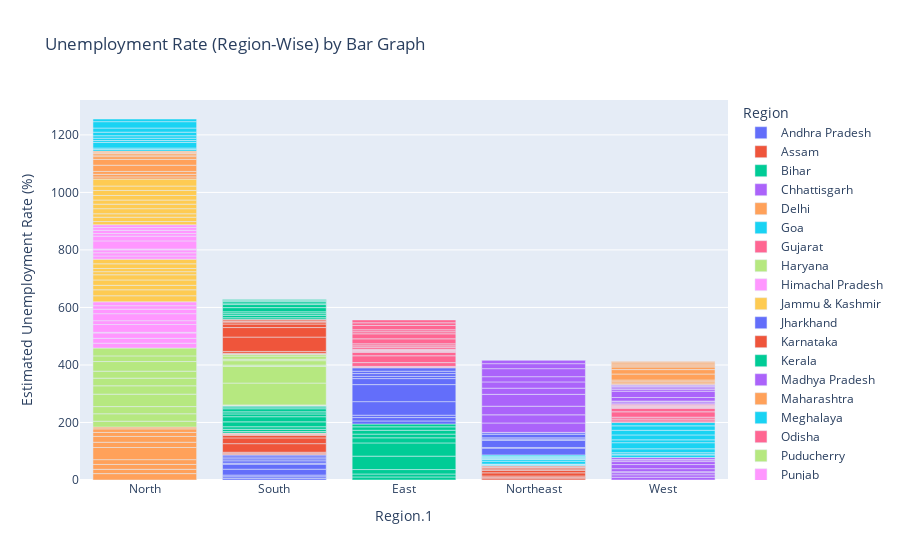

The cell this chart's notebook holds for it:
### Code cell
fgr=pix.bar(df,x='Region.1',y=' Estimated Unemployment Rate (%)',color='Region',
          title='Unemployment Rate (Region-Wise) by Bar Graph',template='plotly')
fgr.update_layout(xaxis={'categoryorder':'total descending'})
fgr.show()

### Figure 1 — Plotly figure (JSON) as saved in the notebook; plotly's stock layout.template omitted (floating-point values rounded to 4 significant figures)
{"data": [{"alignmentgroup": "True", "hovertemplate": "Region=Andhra Pradesh<br>Region.1=%{x}<br> Estimated Unemployment Rate (%)=%{y}<extra></extra>", "legendgroup": "Andhra Pradesh", "marker": {"color": "#636efa", "pattern": {"shape": ""}}, "name": "Andhra Pradesh", "offsetgroup": "Andhra Pradesh", "orientation": "v", "showlegend": true, "textposition": "auto", "type": "bar", "x": ["South", "South", "South", "South", "South", "South", "South", "South", "South", "South"], "xaxis": "x", "y": [5.48, 5.83, 5.79, 20.51, 17.43, 3.31, 8.34, 6.96, 6.4, 6.59], "yaxis": "y"}, {"alignmentgroup": "True", "hovertemplate": "Region=Assam<br>Region.1=%{x}<br> Estimated Unemployment Rate (%)=%{y}<extra></extra>", "legendgroup": "Assam", "marker": {"color": "#EF553B", "pattern": {"shape": ""}}, "name": "Assam", "offsetgroup": "Assam", "orientation": "v", "showlegend": true, "textposition": "auto", "type": "bar", "x": ["Northeast", "Northeast", "Northeast", "Northeast", "Northeast", "Northeast", "Northeast", "Northeast", "Northeast", "Northeast"], "xaxis": "x", "y": [4.66, 4.41, 4.77, 11.06, 9.55, 0.6, 3.77, 5.53, 1.19, 3.02], "yaxis": "y"}, {"alignmentgroup": "True", "hovertemplate": "Region=Bihar<br>Region.1=%{x}<br> Estimated Unemployment Rate (%)=%{y}<extra></extra>", "legendgroup": "Bihar", "marker": {"color": "#00cc96", "pattern": {"shape": ""}}, "name": "Bihar", "offsetgroup": "Bihar", "orientation": "v", "showlegend": true, "textposition": "auto", "type": "bar", "x": ["East", "East", "East", "East", "East", "East", "East", "East", "East", "East"], "xaxis": "x", "y": [10.61, 10.29, 15.43, 46.64, 45.96, 17.82, 12.79, 13.44, 11.91, 9.82], "yaxis": "y"}, {"alignmentgroup": "True", "hovertemplate": "Region=Chhattisgarh<br>Region.1=%{x}<br> Estimated Unemployment Rate (%)=%{y}<extra></extra>", "legendgroup": "Chhattisgarh", "marker": {"color": "#ab63fa", "pattern": {"shape": ""}}, "name": "Chhattisgarh", "offsetgroup": "Chhattisgarh", "orientation": "v", "showlegend": true, "textposition": "auto", "type": "bar", "x": ["West", "West", "West", "West", "West", "West", "West", "West", "West", "West"], "xaxis": "x", "y": [9.65, 8.38, 7.54, 3.41, 10.5, 14.23, 10.27, 5.63, 1.96, 6.62], "yaxis": "y"}, {"alignmentgroup": "True", "hovertemplate": "Region=Delhi<br>Region.1=%{x}<br> Estimated Unemployment Rate (%)=%{y}<extra></extra>", "legendgroup": "Delhi", "marker": {"color": "#FFA15A", "pattern": {"shape": ""}}, "name": "Delhi", "offsetgroup": "Delhi", "orientation": "v", "showlegend": true, "textposition": "auto", "type": "bar", "x": ["North", "North", "North", "North", "North", "North", "North", "North", "North", "North"], "xaxis": "x", "y": [22.23, 14.84, 17.04, 16.68, 42.27, 18.19, 20.3, 13.79, 12.53, 6.27], "yaxis": "y"}, {"alignmentgroup": "True", "hovertemplate": "Region=Goa<br>Region.1=%{x}<br> Estimated Unemployment Rate (%)=%{y}<extra></extra>", "legendgroup": "Goa", "marker": {"color": "#19d3f3", "pattern": {"shape": ""}}, "name": "Goa", "offsetgroup": "Goa", "orientation": "v", "showlegend": true, "textposition": "auto", "type": "bar", "x": ["West", "West", "West", "West", "West", "West", "West", "West", "West", "West"], "xaxis": "x", "y": [8.89, 2.81, 5.25, 13.31, 21.25, 9.96, 17.07, 16.21, 15.38, 11.54], "yaxis": "y"}, {"alignmentgroup": "True", "hovertemplate": "Region=Gujarat<br>Region.1=%{x}<br> Estimated Unemployment Rate (%)=%{y}<extra></extra>", "legendgroup": "Gujarat", "marker": {"color": "#FF6692", "pattern": {"shape": ""}}, "name": "Gujarat", "offsetgroup": "Gujarat", "orientation": "v", "showlegend": true, "textposition": "auto", "type": "bar", "x": ["West", "West", "West", "West", "West", "West", "West", "West", "West", "West"], "xaxis": "x", "y": [5.54, 6.38, 6.66, 18.71, 12.11, 3.2, 1.84, 1.87, 3.42, 4.03], "yaxis": "y"}, {"alignmentgroup": "True", "hovertemplate": "Region=Haryana<br>Region.1=%{x}<br> Estimated Unemployment Rate (%)=%{y}<extra></extra>", "legendgroup": "Haryana", "marker": {"color": "#B6E880", "pattern": {"shape": ""}}, "name": "Haryana", "offsetgroup": "Haryana", "orientation": "v", "showlegend": true, "textposition": "auto", "type": "bar", "x": ["North", "North", "North", "North", "North", "North", "North", "North", "North", "North"], "xaxis": "x", "y": [20.34, 25.77, 25.05, 43.22, 29.02, 26.7, 24.18, 33.5, 19.68, 27.31], "yaxis": "y"}, {"alignmentgroup": "True", "hovertemplate": "Region=Himachal Pradesh<br>Region.1=%{x}<br> Estimated Unemployment Rate (%)=%{y}<extra></extra>", "legendgroup": "Himachal Pradesh", "marker": {"color": "#FF97FF", "pattern": {"shape": ""}}, "name": "Himachal Pradesh", "offsetgroup": "Himachal Pradesh", "orientation": "v", "showlegend": true, "textposition": "auto", "type": "bar", "x": ["North", "North", "North", "North", "North", "North", "North", "North", "North", "North"], "xaxis": "x", "y": [16.83, 16.84, 18.76, 2.2, 26.95, 13.47, 24.31, 15.79, 12.04, 13.46], "yaxis": "y"}, {"alignmentgroup": "True", "hovertemplate": "Region=Jammu & Kashmir<br>Region.1=%{x}<br> Estimated Unemployment Rate (%)=%{y}<extra></extra>", "legendgroup": "Jammu & Kashmir", "marker": {"color": "#FECB52", "pattern": {"shape": ""}}, "name": "Jammu & Kashmir", "offsetgroup": "Jammu & Kashmir", "orientation": "v", "showlegend": true, "textposition": "auto", "type": "bar", "x": ["North", "North", "North", "North", "North", "North", "North", "North", "North"], "xaxis": "x", "y": [21.08, 20.78, 15.5, 18.74, 17.92, 10.88, 11.09, 16.17, 16.14], "yaxis": "y"}, {"alignmentgroup": "True", "hovertemplate": "Region=Jharkhand<br>Region.1=%{x}<br> Estimated Unemployment Rate (%)=%{y}<extra></extra>", "legendgroup": "Jharkhand", "marker": {"color": "#636efa", "pattern": {"shape": ""}}, "name": "Jharkhand", "offsetgroup": "Jharkhand", "orientation": "v", "showlegend": true, "textposition": "auto", "type": "bar", "x": ["East", "East", "East", "East", "East", "East", "East", "East", "East", "East"], "xaxis": "x", "y": [10.61, 11.85, 8.23, 47.09, 59.23, 20.95, 7.63, 9.76, 8.24, 11.8], "yaxis": "y"}, {"alignmentgroup": "True", "hovertemplate": "Region=Karnataka<br>Region.1=%{x}<br> Estimated Unemployment Rate (%)=%{y}<extra></extra>", "legendgroup": "Karnataka", "marker": {"color": "#EF553B", "pattern": {"shape": ""}}, "name": "Karnataka", "offsetgroup": "Karnataka", "orientation": "v", "showlegend": true, "textposition": "auto", "type": "bar", "x": ["South", "South", "South", "South", "South", "South", "South", "South", "South", "South"], "xaxis": "x", "y": [2.86, 3.61, 3.46, 29.84, 19.97, 8.44, 4.01, 0.5, 2.41, 1.58], "yaxis": "y"}, {"alignmentgroup": "True", "hovertemplate": "Region=Kerala<br>Region.1=%{x}<br> Estimated Unemployment Rate (%)=%{y}<extra></extra>", "legendgroup": "Kerala", "marker": {"color": "#00cc96", "pattern": {"shape": ""}}, "name": "Kerala", "offsetgroup": "Kerala", "orientation": "v", "showlegend": true, "textposition": "auto", "type": "bar", "x": ["South", "South", "South", "South", "South", "South", "South", "South", "South", "South"], "xaxis": "x", "y": [5.31, 7.6, 8.99, 16.99, 17.88, 9.71, 7.09, 10.98, 5.91, 3.88], "yaxis": "y"}, {"alignmentgroup": "True", "hovertemplate": "Region=Madhya Pradesh<br>Region.1=%{x}<br> Estimated Unemployment Rate (%)=%{y}<extra></extra>", "legendgroup": "Madhya Pradesh", "marker": {"color": "#ab63fa", "pattern": {"shape": ""}}, "name": "Madhya Pradesh", "offsetgroup": "Madhya Pradesh", "orientation": "v", "showlegend": true, "textposition": "auto", "type": "bar", "x": ["West", "West", "West", "West", "West", "West", "West", "West", "West", "West"], "xaxis": "x", "y": [4.11, 4.57, 2.22, 12.36, 21.98, 6.48, 5.08, 4.7, 3.91, 3.13], "yaxis": "y"}, {"alignmentgroup": "True", "hovertemplate": "Region=Maharashtra<br>Region.1=%{x}<br> Estimated Unemployment Rate (%)=%{y}<extra></extra>", "legendgroup": "Maharashtra", "marker": {"color": "#FFA15A", "pattern": {"shape": ""}}, "name": "Maharashtra", "offsetgroup": "Maharashtra", "orientation": "v", "showlegend": true, "textposition": "auto", "type": "bar", "x": ["West", "West", "West", "West", "West", "West", "West", "West", "West", "West"], "xaxis": "x", "y": [4.95, 4.69, 5.79, 20.9, 15.46, 9.23, 3.89, 6.23, 4.55, 4.1], "yaxis": "y"}, {"alignmentgroup": "True", "hovertemplate": "Region=Meghalaya<br>Region.1=%{x}<br> Estimated Unemployment Rate (%)=%{y}<extra></extra>", "legendgroup": "Meghalaya", "marker": {"color": "#19d3f3", "pattern": {"shape": ""}}, "name": "Meghalaya", "offsetgroup": "Meghalaya", "orientation": "v", "showlegend": true, "textposition": "auto", "type": "bar", "x": ["Northeast", "Northeast", "Northeast", "Northeast", "Northeast", "Northeast", "Northeast", "Northeast", "Northeast", "Northeast"], "xaxis": "x", "y": [1.66, 3.59, 1.58, 10.03, 5.92, 1.15, 2.1, 3.74, 4.29, 4.6], "yaxis": "y"}, {"alignmentgroup": "True", "hovertemplate": "Region=Odisha<br>Region.1=%{x}<br> Estimated Unemployment Rate (%)=%{y}<extra></extra>", "legendgroup": "Odisha", "marker": {"color": "#FF6692", "pattern": {"shape": ""}}, "name": "Odisha", "offsetgroup": "Odisha", "orientation": "v", "showlegend": true, "textposition": "auto", "type": "bar", "x": ["East", "East", "East", "East", "East", "East", "East", "East", "East", "East"], "xaxis": "x", "y": [1.9, 3.12, 13.08, 23.76, 11.41, 3.77, 1.88, 1.42, 2.1, 2.18], "yaxis": "y"}, {"alignmentgroup": "True", "hovertemplate": "Region=Puducherry<br>Region.1=%{x}<br> Estimated Unemployment Rate (%)=%{y}<extra></extra>", "legendgroup": "Puducherry", "marker": {"color": "#B6E880", "pattern": {"shape": ""}}, "name": "Puducherry", "offsetgroup": "Puducherry", "orientation": "v", "showlegend": true, "textposition": "auto", "type": "bar", "x": ["South", "South", "South", "South", "South", "South", "South", "South", "South", "South"], "xaxis": "x", "y": [0.58, 1.76, 1.2, 75.85, 58.19, 4.24, 15.47, 5.05, 10.9, 6.18], "yaxis": "y"}, {"alignmentgroup": "True", "hovertemplate": "Region=Punjab<br>Region.1=%{x}<br> Estimated Unemployment Rate (%)=%{y}<extra></extra>", "legendgroup": "Punjab", "marker": {"color": "#FF97FF", "pattern": {"shape": ""}}, "name": "Punjab", "offsetgroup": "Punjab", "orientation": "v", "showlegend": true, "textposition": "auto", "type": "bar", "x": ["North", "North", "North", "North", "North", "North", "North", "North", "North", "North"], "xaxis": "x", "y": [11.11, 10.97, 10.32, 2.86, 28.33, 16.55, 9.19, 10.99, 9.61, 9.88], "yaxis": "y"}, {"alignmentgroup": "True", "hovertemplate": "Region=Rajasthan<br>Region.1=%{x}<br> Estimated Unemployment Rate (%)=%{y}<extra></extra>", "legendgroup": "Rajasthan", "marker": {"color": "#FECB52", "pattern": {"shape": ""}}, "name": "Rajasthan", "offsetgroup": "Rajasthan", "orientation": "v", "showlegend": true, "textposition": "auto", "type": "bar", "x": ["North", "North", "North", "North", "North", "North", "North", "North", "North", "North"], "xaxis": "x", "y": [10.97, 15.16, 11.9, 17.7, 15.74, 14.39, 15.81, 17.51, 15.35, 24.15], "yaxis": "y"}, {"alignmentgroup": "True", "hovertemplate": "Region=Sikkim<br>Region.1=%{x}<br> Estimated Unemployment Rate (%)=%{y}<extra></extra>", "legendgroup": "Sikkim", "marker": {"color": "#636efa", "pattern": {"shape": ""}}, "name": "Sikkim", "offsetgroup": "Sikkim", "orientation": "v", "showlegend": true, "textposition": "auto", "type": "bar", "x": ["Northeast", "Northeast", "Northeast", "Northeast", "Northeast", "Northeast", "Northeast", "Northeast"], "xaxis": "x", "y": [23.57, 2.28, 24.51, 4.46, 4.45, 12.49, 5.7, 0.88], "yaxis": "y"}, {"alignmentgroup": "True", "hovertemplate": "Region=Tamil Nadu<br>Region.1=%{x}<br> Estimated Unemployment Rate (%)=%{y}<extra></extra>", "legendgroup": "Tamil Nadu", "marker": {"color": "#EF553B", "pattern": {"shape": ""}}, "name": "Tamil Nadu", "offsetgroup": "Tamil Nadu", "orientation": "v", "showlegend": true, "textposition": "auto", "type": "bar", "x": ["South", "South", "South", "South", "South", "South", "South", "South", "South", "South"], "xaxis": "x", "y": [1.57, 2.09, 6.4, 49.83, 33.16, 12.2, 6.81, 2.65, 5, 2.16], "yaxis": "y"}, {"alignmentgroup": "True", "hovertemplate": "Region=Telangana<br>Region.1=%{x}<br> Estimated Unemployment Rate (%)=%{y}<extra></extra>", "legendgroup": "Telangana", "marker": {"color": "#00cc96", "pattern": {"shape": ""}}, "name": "Telangana", "offsetgroup": "Telangana", "orientation": "v", "showlegend": true, "textposition": "auto", "type": "bar", "x": ["South", "South", "South", "South", "South", "South", "South", "South", "South", "South"], "xaxis": "x", "y": [5.49, 8.29, 5.77, 6.25, 14.7, 10.55, 5.36, 5.79, 3.27, 2.86], "yaxis": "y"}, {"alignmentgroup": "True", "hovertemplate": "Region=Tripura<br>Region.1=%{x}<br> Estimated Unemployment Rate (%)=%{y}<extra></extra>", "legendgroup": "Tripura", "marker": {"color": "#ab63fa", "pattern": {"shape": ""}}, "name": "Tripura", "offsetgroup": "Tripura", "orientation": "v", "showlegend": true, "textposition": "auto", "type": "bar", "x": ["Northeast", "Northeast", "Northeast", "Northeast", "Northeast", "Northeast", "Northeast", "Northeast", "Northeast", "Northeast"], "xaxis": "x", "y": [32.67, 28.4, 29.95, 41.23, 21.51, 21.71, 18.24, 27.92, 17.35, 11.57], "yaxis": "y"}, {"alignmentgroup": "True", "hovertemplate": "Region=Uttar Pradesh<br>Region.1=%{x}<br> Estimated Unemployment Rate (%)=%{y}<extra></extra>", "legendgroup": "Uttar Pradesh", "marker": {"color": "#FFA15A", "pattern": {"shape": ""}}, "name": "Uttar Pradesh", "offsetgroup": "Uttar Pradesh", "orientation": "v", "showlegend": true, "textposition": "auto", "type": "bar", "x": ["North", "North", "North", "North", "North", "North", "North", "North", "North", "North"], "xaxis": "x", "y": [7.58, 8.98, 10.11, 21.54, 20.41, 9.47, 5.56, 5.79, 4.18, 3.75], "yaxis": "y"}, {"alignmentgroup": "True", "hovertemplate": "Region=Uttarakhand<br>Region.1=%{x}<br> Estimated Unemployment Rate (%)=%{y}<extra></extra>", "legendgroup": "Uttarakhand", "marker": {"color": "#19d3f3", "pattern": {"shape": ""}}, "name": "Uttarakhand", "offsetgroup": "Uttarakhand", "orientation": "v", "showlegend": true, "textposition": "auto", "type": "bar", "x": ["North", "North", "North", "North", "North", "North", "North", "North", "North", "North"], "xaxis": "x", "y": [5.49, 4.99, 19.85, 6.48, 8.01, 8.61, 12.38, 14.26, 22.26, 9.23], "yaxis": "y"}, {"alignmentgroup": "True", "hovertemplate": "Region=West Bengal<br>Region.1=%{x}<br> Estimated Unemployment Rate (%)=%{y}<extra></extra>", "legendgroup": "West Bengal", "marker": {"color": "#FF6692", "pattern": {"shape": ""}}, "name": "West Bengal", "offsetgroup": "West Bengal", "orientation": "v", "showlegend": true, "textposition": "auto", "type": "bar", "x": ["East", "East", "East", "East", "East", "East", "East", "East", "East", "East"], "xaxis": "x", "y": [6.94, 4.92, 6.92, 17.41, 17.41, 7.29, 6.83, 14.87, 9.35, 9.98], "yaxis": "y"}], "layout": {"autosize": true, "barmode": "relative", "legend": {"title": {"text": "Region"}, "tracegroupgap": 0}, "title": {"text": "Unemployment Rate (Region-Wise) by Bar Graph"}, "xaxis": {"anchor": "y", "autorange": true, "categoryorder": "total descending", "domain": [0, 1], "range": [-0.5, 4.5], "title": {"text": "Region.1"}, "type": "category"}, "yaxis": {"anchor": "x", "autorange": true, "domain": [0, 1], "range": [0, 1321.0], "title": {"text": " Estimated Unemployment Rate (%)"}, "type": "linear"}}}
